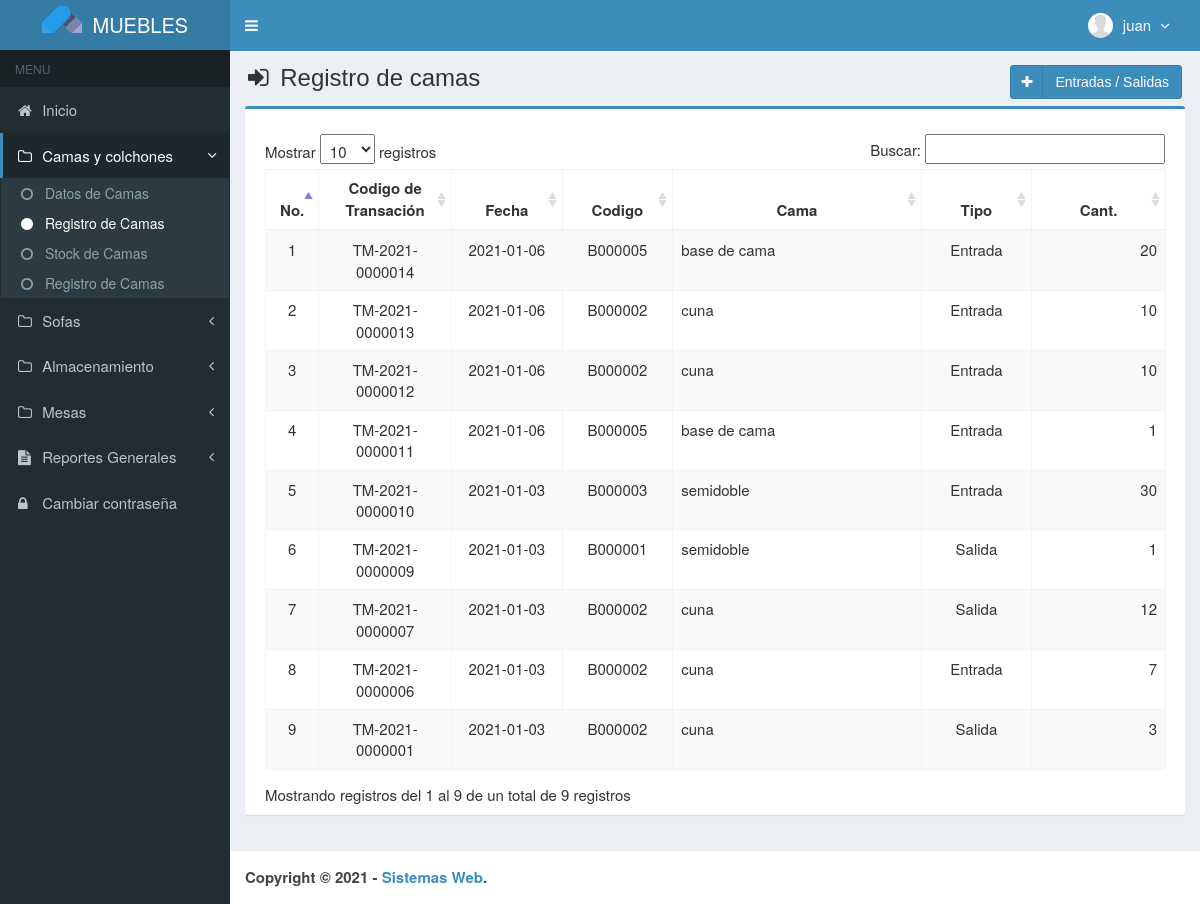
The page /main.php?module=camas_transaction (signed in) on the database its author committed.
### tables this page shows
CREATE TABLE `usuarios` (
  `id_user` int(3) NOT NULL,
  `username` varchar(50) NOT NULL,
  `name_user` varchar(50) NOT NULL,
  `password` varchar(50) NOT NULL,
  `email` varchar(50) DEFAULT NULL,
  `telefono` varchar(13) DEFAULT NULL,
  `foto` varchar(100) DEFAULT NULL,
  `permisos_acceso` enum('Admin','Empleado') NOT NULL,
  `status` enum('activo','bloqueado') NOT NULL DEFAULT 'activo',
  `created_at` timestamp NOT NULL DEFAULT current_timestamp(),
  `updated_at` timestamp NOT NULL DEFAULT current_timestamp() ON UPDATE current_timestamp()
);

CREATE TABLE `transaccion_camas` (
  `codigo_transaccion` varchar(15) NOT NULL,
  `fecha` date NOT NULL,
  `codigo_cama` varchar(7) NOT NULL,
  `numero` int(11) NOT NULL,
  `created_user` int(3) NOT NULL,
  `created_date` timestamp NOT NULL DEFAULT current_timestamp() ON UPDATE current_timestamp(),
  `tipo_transaccion` varchar(50) NOT NULL
);

CREATE TABLE `camas` (
  `codigo_cama` varchar(7) NOT NULL,
  `tamaño` enum('sencilla','semidoble','doble','cuna','base de cama','colchon','protector de colchon','colchon infantil') NOT NULL,
  `precio_compra` int(11) NOT NULL,
  `precio_venta` int(11) NOT NULL,
  `stock` int(11) NOT NULL,
  `created_user` int(3) NOT NULL,
  `created_date` timestamp NOT NULL DEFAULT current_timestamp(),
  `updated_user` int(3) NOT NULL,
  `updated_date` timestamp NOT NULL DEFAULT current_timestamp() ON UPDATE current_timestamp()
);

### modules/camas_transaction/view.php (the view, shortened to what this page needs)
<section class="content-header">
  <h1>
    <i class="fa fa-sign-in icon-title"></i> Registro de camas
    <a class="btn btn-primary btn-social pull-right" href="?module=form_camas_transaction&form=add" title="Agregar" data-toggle="tooltip">
      <i class="fa fa-plus"></i> Entradas / Salidas
    </a>
  </h1>
</section>
<section class="content">
  <div class="row">
    <div class="col-md-12">
      <div class="box box-primary">
        <div class="box-body">
          <table id="dataTables1" class="table table-bordered table-striped table-hover">
            <thead>
              <tr>
                <th class="center">No.</th>
                <th class="center">Codigo de Transación</th>
                <th class="center">Fecha</th>
                <th class="center">Codigo</th>
                <th class="center">Cama</th>
				        <th class="center">Tipo</th>
                <th class="center">Cant.</th>
              </tr>
            </thead>
            <tbody>
            <?php
            $no = 1;
            $query = mysqli_query($mysqli, "SELECT a.tipo_transaccion, a.codigo_transaccion,a.fecha,a.codigo_cama,a.numero,b.codigo_cama,b.tamaño
                                            FROM transaccion_camas as a INNER JOIN camas as b ON a.codigo_cama=b.codigo_cama ORDER BY codigo_transaccion DESC")
                                            or die('error '.mysqli_error($mysqli));
            while ($data = mysqli_fetch_assoc($query)) {
              $fecha         = $data['fecha'];
              echo "<tr>
                      <td width='30' class='center'>$no</td>
                      <td width='100' class='center'>$data[codigo_transaccion]</td>
                      <td width='80' class='center'>$fecha</td>
                      <td width='80' class='center'>$data[codigo_cama]</td>
                      <td width='200'>$data[tamaño]</td>
					            <td width='80' class='center'>$data[tipo_transaccion]</td>
                      <td width='100' align='right'>$data[numero]</td>
                    </tr>";
              $no++;
            }
            ?>
            </tbody>
          </table>
        </div>
      </div>
    </div>
  </div>
</section><!-- /.content

### top-menu.php (shortened to what this page needs)
<?php
require_once "config/database.php";
$query = mysqli_query($mysqli, "SELECT id_user, name_user, foto, permisos_acceso FROM usuarios WHERE id_user='$_SESSION[id_user]'")
                                or die('error: '.mysqli_error($mysqli));
$data = mysqli_fetch_assoc($query);
?>
<li class="dropdown user user-menu">
  <a href="#" class="dropdown-toggle" data-toggle="dropdown">
  <?php
  if ($data['foto']=="") { ?>
    <img src="images/user/user-default.png" class="user-image" alt="User Image"/>
  <?php
  }
  else { ?>
    <img src="images/user/<?php echo $data['foto']; ?>" class="user-image" alt="User Image"/>
  <?php
  }
  ?>
    <span class="hidden-xs"><?php echo $data['name_user']; ?> <i style="margin-left:5px" class="fa fa-angle-down"></i></span>
  </a>
</li>

### assets/css/style.css (style rules this page uses)
.btn-social *:first-child { border-right: 1px solid rgba(0, 0, 0, 0.1); bottom: 0; font-size: 1em !important; left: 0; line-height: 32px !important; position: absolute; text-align: center; top: 0; width: 32px !important; }
.content-header { padding: 15px 18px 0; position: relative; }
.center { text-align: center; }
.icon-title { margin-right: 5px; }
body { background-color: #fff; color: #333; font-size: 15px; line-height: 1.42857; }

### rows shown on the page
usuarios: name_user "juan"
transaccion_camas: codigo_transaccion "TM-2021-0000014", fecha "2021-01-06", codigo_cama.codigo_cama "B000005", codigo_cama.tamaño "base de cama", tipo_transaccion "Entrada", numero "20"
transaccion_camas: codigo_transaccion "TM-2021-0000013", fecha "2021-01-06", codigo_cama.codigo_cama "B000002", codigo_cama.tamaño "cuna", tipo_transaccion "Entrada", numero "10"
transaccion_camas: codigo_transaccion "TM-2021-0000012", fecha "2021-01-06", codigo_cama.codigo_cama "B000002", codigo_cama.tamaño "cuna", tipo_transaccion "Entrada", numero "10"
transaccion_camas: codigo_transaccion "TM-2021-0000011", fecha "2021-01-06", codigo_cama.codigo_cama "B000005", codigo_cama.tamaño "base de cama", tipo_transaccion "Entrada", numero "1"
transaccion_camas: codigo_transaccion "TM-2021-0000010", fecha "2021-01-03", codigo_cama.codigo_cama "B000003", codigo_cama.tamaño "semidoble", tipo_transaccion "Entrada", numero "30"
transaccion_camas: codigo_transaccion "TM-2021-0000009", fecha "2021-01-03", codigo_cama.codigo_cama "B000001", codigo_cama.tamaño "semidoble", tipo_transaccion "Salida", numero "1"
transaccion_camas: codigo_transaccion "TM-2021-0000007", fecha "2021-01-03", codigo_cama.codigo_cama "B000002", codigo_cama.tamaño "cuna", tipo_transaccion "Salida", numero "12"
transaccion_camas: codigo_transaccion "TM-2021-0000006", fecha "2021-01-03", codigo_cama.codigo_cama "B000002", codigo_cama.tamaño "cuna", tipo_transaccion "Entrada", numero "7"
transaccion_camas: codigo_transaccion "TM-2021-0000001", fecha "2021-01-03", codigo_cama.codigo_cama "B000002", codigo_cama.tamaño "cuna", tipo_transaccion "Salida", numero "3"
